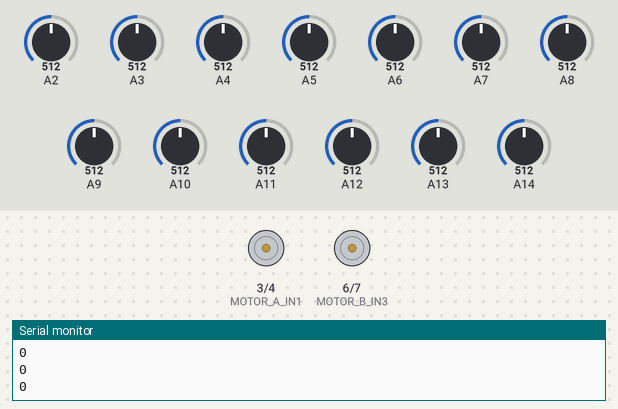
A sketch run on a simulated Arduino Mega 2560, built with avr-gcc and run on an emulated ATmega2560. On the bench: motor-driver pin pairs drawn as motors (green arrow = first pin HIGH = forward, orange = second pin HIGH = backward, longer = more drive, scaled by the enable pin), the last lines printed to the serial monitor. The test bench sets the inputs (shaded band); at power-on: A3 = 512, A13 = 512, A14 = 512, A2 = 512, A4 = 512, A5 = 512, A6 = 512, A7 = 512, A8 = 512, A9 = 512, A10 = 512, A11 = 512, A12 = 512.

Above: at 7.4 s.
7.5 s: A3 set to 760
9.0 s: A3 set to 782
At 10.1 s:
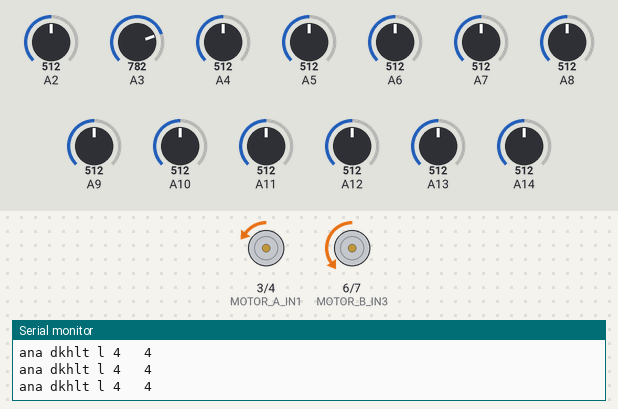
10.5 s: A13 set to 750
13.5 s: A13 set to 786
At 14.7 s:
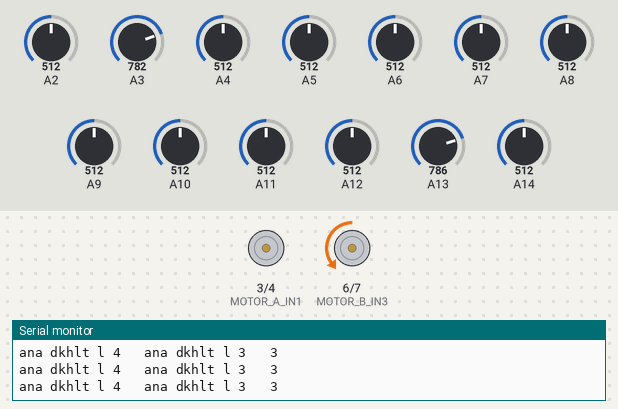
15.0 s: A14 set to 756
18.0 s: A14 set to 780
At 19.2 s:
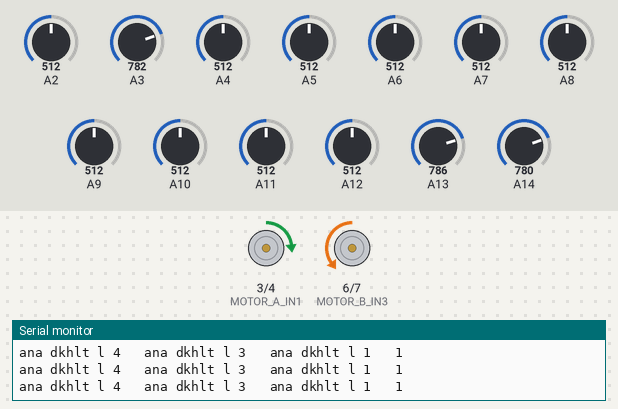
Timing chart, 0 to 20.5 s (numbered marks = the images above; inputs shaded):
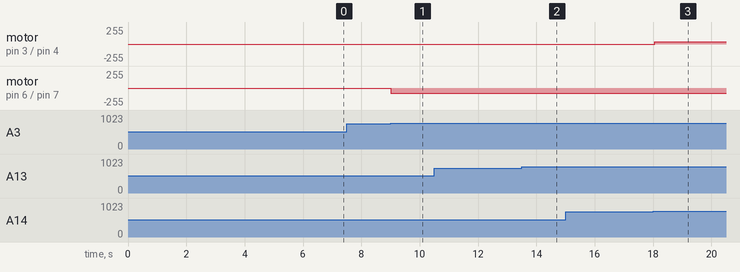

The sketch:

pos.ino
```cpp
#include <QTRSensors.h>
int threshold[] = {750 , 750 , 750 , 750 , 750 , 750, 750, 750, 750, 750, 750, 750, 750};
QTRSensors qtr;
const uint8_t SensorCount = 13;
uint16_t sensorValues[SensorCount];

const int MOTOR_A_ENA = 2; // Right motor speed control
const int MOTOR_A_IN1 = 3;  // Right motor direction control 1
const int MOTOR_A_IN2 = 4;  // Right motor direction control 2
const int MOTOR_B_ENB = 5;  // Left motor speed control
const int MOTOR_B_IN3 = 6;  // Left motor direction control 1
const int MOTOR_B_IN4 = 7;  // Left motor direction control 2
void move(int speed1, int speed2) {
  if (speed2 > 0) {
    analogWrite(MOTOR_A_ENA, speed2);
    digitalWrite(MOTOR_A_IN1, LOW);
    digitalWrite(MOTOR_A_IN2, HIGH);
  } else {
    analogWrite(MOTOR_A_ENA, -speed2);
    digitalWrite(MOTOR_A_IN1, HIGH);
    digitalWrite(MOTOR_A_IN2, LOW);
  }
  if (speed1 > 0) {
    analogWrite(MOTOR_B_ENB, speed1);
    digitalWrite(MOTOR_B_IN3, LOW);
    digitalWrite(MOTOR_B_IN4, HIGH);
  } else {
    analogWrite(MOTOR_B_ENB, -speed1);
    digitalWrite(MOTOR_B_IN3, HIGH);
    digitalWrite(MOTOR_B_IN4, LOW);
  }
}


void right() {
  qtr.readLineBlack(sensorValues);
  //  qtr.read(sensorValues);
  // move(0, 90);
  // Check if the robot is on the line
  if (sensorValues[0] > threshold[0] &&
      sensorValues[1] > threshold[1] &&
      sensorValues[2] > threshold[2] &&
      sensorValues[3] > threshold[3] &&
      sensorValues[4] > threshold[4] &&
      sensorValues[5] > threshold[5] &&
      sensorValues[6] > threshold[6] &&
      sensorValues[7] > threshold[7] &&
      sensorValues[8] > threshold[8] &&
      sensorValues[9] > threshold[9] &&
      sensorValues[10] > threshold[10] &&
      sensorValues[11] > threshold[11] &&
      sensorValues[12] > threshold[12]) {
    // Stop the robot
    //  move(0, 90); //turn right slightly
  } else {
    // Calculate the position of the robot on the line

    int position = 0;

    if (sensorValues[6] > threshold[6]) {
      position = 7;
    } if (sensorValues[7] > threshold[7]) {
      position = 6;
    } if (sensorValues[5] > threshold[7]) {
      position = 8;
    } if (sensorValues[8] > threshold[8]) {
      position = 5;
    }    if (sensorValues[9] > threshold[9]) {
      position = 4;
    }    if (sensorValues[10] > threshold[10]) {
      position = 3;
    }    if (sensorValues[11] > threshold[11]) {
      position = 2;
    }    if (sensorValues[12] > threshold[1]) {
      position = 1;
    }    if (sensorValues[4] > threshold[4]) {
      position = 9;
    }  if (sensorValues[3] > threshold[3]) {
      position = 10;
    }  if (sensorValues[2] > threshold[2]) {
      position = 11;
    }  if (sensorValues[1] > threshold[1]) {
      position = 12;
    }  if (sensorValues[0] > threshold[0]) {
      position = 13;
    }

    Serial.println(position);
    // Adjust the motor speed and direction based on the position
    if (position == 1) {
      move(85, -50);
    } else if (position == 2) {
      move(80, -35);
    } else if (position == 3) {
      move(75, -20);
    } else if (position == 4) {
      move(70, -5);
    } else if (position == 5) {
      move(65, 10);
    } else if (position == 6) {
      move(60, 55);
    } else if (position == 7) {
      move(80, 80);
    } else if (position == 8) {
      move(55, 60);
    } else if (position == 9) {
      move(10, 65);
    } else if (position == 10) {
      move(-5, 70);
    } else if (position == 11) {
      move(-20, 75);
    } else if (position == 12) {
      move(-35, 80);
    } else if (position == 13) {
      move(-50, 85);
    }
  }
}

void left() {
  uint16_t value = qtr.readLineBlack(sensorValues);
  //  qtr.read(sensorValues);
  // move(0, 90);
  // Check if the robot is on the line
  if (sensorValues[0] > threshold[0] &&
      sensorValues[1] > threshold[1] &&
      sensorValues[2] > threshold[2] &&
      sensorValues[3] > threshold[3] &&
      sensorValues[4] > threshold[4] &&
      sensorValues[5] > threshold[5] &&
      sensorValues[6] > threshold[6] &&
      sensorValues[7] > threshold[7] &&
      sensorValues[8] > threshold[8] &&
      sensorValues[9] > threshold[9] &&
      sensorValues[10] > threshold[10] &&
      sensorValues[11] > threshold[11] &&
      sensorValues[12] > threshold[12]) {
    // Stop the robot
    //  move(0, 90); //turn right slightly
  } else {
    // Calculate the position of the robot on the line

    int position = 0;

    if (sensorValues[6] > threshold[6]) {
      position = 7;
      Serial.print("ana dkhlt l 7   ");
    } if (sensorValues[5] > threshold[5]) {
      position = 8;          Serial.print("ana dkhlt l 8   ");

    } if (sensorValues[4] > threshold[4]) {
      position = 9;          Serial.print("ana dkhlt l 9   ");

    }  if (sensorValues[3] > threshold[3]) {
      position = 10;          Serial.print("ana dkhlt l 10   ");

    }  if (sensorValues[2] > threshold[2]) {
      position = 11;          Serial.print("ana dkhlt l 11   ");

    }  if (sensorValues[1] > threshold[1]) {
      position = 12;          Serial.print("ana dkhlt l 12  ");

    }  if (sensorValues[0] > threshold[0]) {
      position = 13;          Serial.print("ana dkhlt l 13   ");

    } if (sensorValues[7] > threshold[7]) {
      position = 6;          Serial.print("ana dkhlt l 6   ");

    }  if (sensorValues[8] > threshold[8]) {
      position = 5;          Serial.print("ana dkhlt l 5   ");

    }    if (sensorValues[9] > threshold[9]) {
      position = 4;          Serial.print("ana dkhlt l 4   ");

    }    if (sensorValues[10] > threshold[10]) {
      position = 3;          Serial.print("ana dkhlt l 3   ");

    }    if (sensorValues[11] > threshold[11]) {
      position = 2;          Serial.print("ana dkhlt l 2   ");

    }  if (sensorValues[12] > threshold[12]) {
       position = 1;          Serial.print("ana dkhlt l 1   ");

      }

    Serial.println(position);
    // Adjust the motor speed and direction based on the position
    if (position == 1) {
      move(80, -35);
    } else if (position == 2) {
      move(80, -30);
    } else if (position == 3) {
      move(80, 0);
    } else if (position == 4) {
      move(80, 5);
    } else if (position == 5) {
      move(89, 10);
    } else if (position == 6) {
      move(80, 80);
    } else if (position == 7) {
      move(80, 80);
    } else if (position == 8) {
      move(80, 80);
    } else if (position == 9) {
      move(10, 80);
    } else if (position == 10) {
      move(5, 80);
    } else if (position == 11) {
      move(10, 80);
    } else if (position == 12) {
      move(0, 80);
    } else if (position == 13) {
      move(-35, 80);
    }
  }
}
void setup() {
  Serial.begin(9600);
  pinMode(MOTOR_A_ENA, OUTPUT);
  pinMode(MOTOR_A_IN1, OUTPUT);
  pinMode(MOTOR_A_IN2, OUTPUT);
  pinMode(MOTOR_B_ENB, OUTPUT);
  pinMode(MOTOR_B_IN3, OUTPUT);
  pinMode(MOTOR_B_IN4, OUTPUT);

  // configure the sensors
  qtr.setTypeAnalog();
  qtr.setSensorPins((const uint8_t[]) {
    A8, A7, A9, A6, A10, A5, A11, A4, A12, A3, A13, A2, A14
  }, SensorCount);
  qtr.setEmitterPin(8);

  // Calibrate sensors during setup
  Serial.println("Starting calibration...");
 for (uint16_t i = 0; i < 250; i++) { // 400 * 25 ms = 10 seconds
    qtr.calibrate();
  }
  Serial.println("Calibration complete");

}

void loop() {
left();
}
```

Measured:
- the behaviour switches between 768 and 769 on A3 (found by bisection; images 0 and 1)
- after the input at 9.0 s, motor on pin 3 (MOTOR_A_IN1) / pin 4 (MOTOR_A_IN2): stopped → backward 5/255 at once; motor on pin 6 (MOTOR_B_IN3) / pin 7 (MOTOR_B_IN4): stopped → backward 80/255 at once
- after the input at 13.5 s, motor on pin 3 (MOTOR_A_IN1) / pin 4 (MOTOR_A_IN2): backward 5/255 → stopped at once
- after the input at 18.0 s, motor on pin 3 (MOTOR_A_IN1) / pin 4 (MOTOR_A_IN2): stopped → forward 35/255 after 0.07 s
